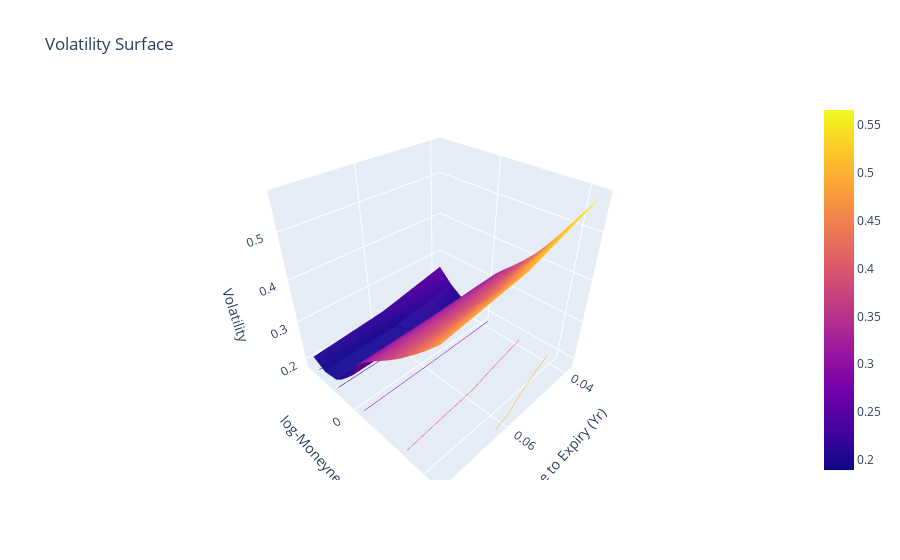

Notebook code cell kept with this figure:
### Code cell
from stochastic_volatility_models.visualisations.surface import plot_volatility_surface

pricing_model = PricingModel(model="Black-Scholes")
fig = plot_volatility_surface(time=time, volatility_surface=spx_vs, quantity_method="empirical_pricing_implied_volatility", pricing_model=pricing_model)
fig.show()

### Figure 1 — Plotly figure (JSON) as saved in the notebook; plotly's stock layout.template omitted (floating-point values rounded to 4 significant figures)
{"data": [{"contours": {"z": {"highlightcolor": "limegreen", "project": {"z": true}, "show": true, "usecolormap": true}}, "type": "surface", "x": [0.03836, 0.05753, 0.07671], "y": [0.2281, 0.1991, 0.1709, 0.1435, 0.1168, 0.09086, 0.06554, 0.04085, 0.01675, -0.006783, -0.02977, -0.05225, -0.07422, -0.1168, -0.1576], "z": [[0.5657, 0.5063, 0.479], [0.5246, 0.472, 0.4496], [0.4828, 0.4395, 0.4236], [0.4449, 0.4113, 0.3995], [0.4121, 0.3864, 0.3783], [0.3848, 0.3656, 0.3592], [0.3615, 0.3469, 0.3411], [0.3398, 0.3278, 0.322], [0.3167, 0.3066, 0.301], [0.2674, 0.2617, 0.2574], [0.2396, 0.2375, 0.2344], [0.2144, 0.2154, 0.2133], [0.2017, 0.1991, 0.1974], [0.2264, 0.199, 0.1894], [0.2607, 0.2224, 0.2055]]}], "layout": {"scene": {"aspectmode": "cube", "xaxis": {"title": {"text": "Time to Expiry (Yr)"}}, "yaxis": {"title": {"text": "log-Moneyness"}}, "zaxis": {"title": {"text": "Volatility"}}}, "title": {"text": "Volatility Surface"}}}
